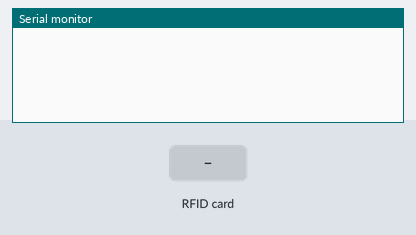
The sketch below on a simulated Arduino Uno, built with avr-gcc and run on an emulated ATmega328P. Parts: the last lines printed to the serial monitor. The test bench sets the inputs (shaded band).

Above: at 1.2 s.
1.3 s: RFID card 86 61 6C AF held to the reader
At 1.7 s:
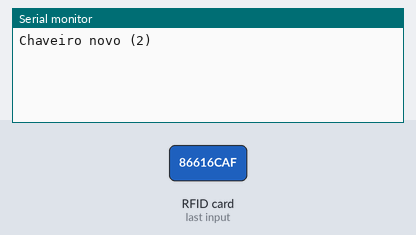
2.8 s: RFID card 9E 53 1B A3 held to the reader
At 4.0 s:
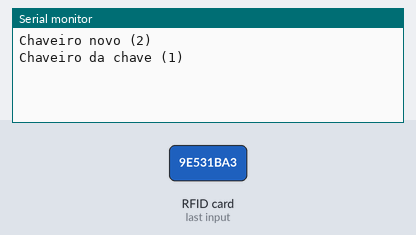
4.3 s: RFID card A0 42 49 28 held to the reader
At 5.7 s:
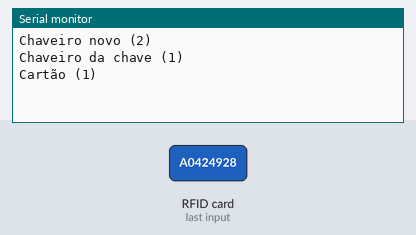

The sketch:

RFID_example.ino
```cpp
//BIBLIOTECAS
#include <SPI.h>
#include <MFRC522.h>

#define SS_PIN 10 //PINO SDA
#define RST_PIN 9 //PINO DE RESET

MFRC522 rfid(SS_PIN, RST_PIN); //PASSAGEM DE PARÂMETROS REFERENTE AOS PINOS

void setup() {
  Serial.begin(9600);
  SPI.begin(); //INICIALIZA O BARRAMENTO SPI
  rfid.PCD_Init(); //INICIALIZA MFRC522
}

void loop() {
  verificaID();
  rfid.PICC_HaltA(); //PARADA DA LEITURA DO CARTÃO
  rfid.PCD_StopCrypto1(); //PARADA DA CRIPTOGRAFIA NO PCD
}

void verificaID() {
    if (!rfid.PICC_IsNewCardPresent() || !rfid.PICC_ReadCardSerial()) //VERIFICA SE O CARTÃO PRESENTE NO LEITOR É DIFERENTE DO ÚLTIMO CARTÃO LIDO. CASO NÃO SEJA, FAZ
      return; //RETORNA PARA LER NOVAMENTE

    /***INICIO BLOCO DE CÓDIGO RESPONSÁVEL POR GERAR A TAG RFID LIDA***/
    String strID = "";
    for (byte i = 0; i < 4; i++) {
    strID +=
    (rfid.uid.uidByte[i] < 0x10 ? "0" : "") +
    String(rfid.uid.uidByte[i], HEX) +
    (i!=3 ? ":" : "");
  }
  strID.toUpperCase();
  /***FIM DO BLOCO DE CÓDIGO RESPONSÁVEL POR GERAR A TAG RFID LIDA***/
  if(strID == "86:61:6C:AF") {
    Serial.println("Chaveiro novo (2)");
  };
  if (strID == "9E:53:1B:A3") {
    Serial.println("Chaveiro da chave (1)");
  };
  if (strID == "A0:42:49:28") {
    Serial.println("Cartão (1)");
  }
  if (strID == "A9:17:0D:4D") {
    Serial.println("Cartão (2)");
  }
}
```

Measured:
- after the input at 1.3 s, the serial monitor: prints a new line at once (image 1)
- after the input at 2.8 s, the serial monitor: prints a new line at once (image 2)
- after the input at 4.3 s, the serial monitor: prints a new line at once (image 3)
